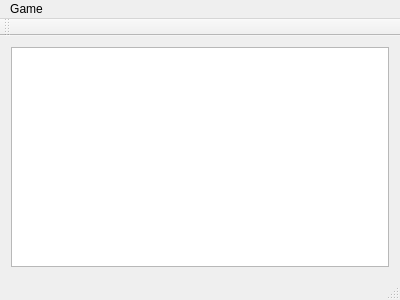
<?xml version="1.0" encoding="UTF-8"?>
<ui version="4.0">
 <class>PuzzleWnd</class>
 <widget class="QMainWindow" name="PuzzleWnd">
  <property name="geometry">
   <rect>
    <x>0</x>
    <y>0</y>
    <width>400</width>
    <height>300</height>
   </rect>
  </property>
  <property name="windowTitle">
   <string>PuzzleWnd</string>
  </property>
  <widget class="QWidget" name="centralWidget">
   <layout class="QGridLayout" name="gridLayout">
    <item row="0" column="0">
     <widget class="QGraphicsView" name="pView"/>
    </item>
   </layout>
  </widget>
  <widget class="QMenuBar" name="menuBar">
   <property name="geometry">
    <rect>
     <x>0</x>
     <y>0</y>
     <width>400</width>
     <height>22</height>
    </rect>
   </property>
   <widget class="QMenu" name="menuGame">
    <property name="title">
     <string>Game</string>
    </property>
   </widget>
   <addaction name="menuGame"/>
  </widget>
  <widget class="QToolBar" name="mainToolBar">
   <attribute name="toolBarArea">
    <enum>TopToolBarArea</enum>
   </attribute>
   <attribute name="toolBarBreak">
    <bool>false</bool>
   </attribute>
  </widget>
  <widget class="QStatusBar" name="statusBar"/>
 </widget>
 <layoutdefault spacing="6" margin="11"/>
 <resources/>
 <connections/>
</ui>
